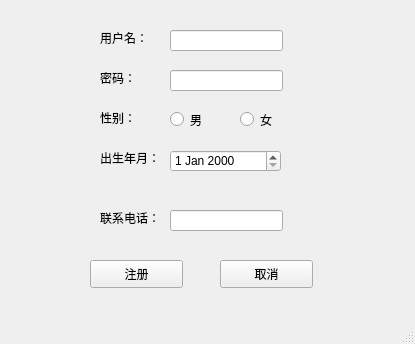
<?xml version="1.0" encoding="UTF-8"?>
<ui version="4.0">
 <class>regisist</class>
 <widget class="QMainWindow" name="regisist">
  <property name="geometry">
   <rect>
    <x>0</x>
    <y>0</y>
    <width>415</width>
    <height>344</height>
   </rect>
  </property>
  <property name="windowTitle">
   <string>注册</string>
  </property>
  <property name="styleSheet">
   <string notr="true">background-image: url(:/imglogin/background2.jpg);</string>
  </property>
  <widget class="QWidget" name="centralwidget">
   <widget class="QLabel" name="label">
    <property name="geometry">
     <rect>
      <x>100</x>
      <y>30</y>
      <width>72</width>
      <height>15</height>
     </rect>
    </property>
    <property name="text">
     <string>用户名：</string>
    </property>
   </widget>
   <widget class="QLabel" name="label_2">
    <property name="geometry">
     <rect>
      <x>100</x>
      <y>70</y>
      <width>31</width>
      <height>16</height>
     </rect>
    </property>
    <property name="text">
     <string>密码：</string>
    </property>
   </widget>
   <widget class="QLineEdit" name="lineEdit">
    <property name="geometry">
     <rect>
      <x>170</x>
      <y>30</y>
      <width>113</width>
      <height>21</height>
     </rect>
    </property>
   </widget>
   <widget class="QLineEdit" name="lineEdit_2">
    <property name="geometry">
     <rect>
      <x>170</x>
      <y>70</y>
      <width>113</width>
      <height>21</height>
     </rect>
    </property>
   </widget>
   <widget class="QDateEdit" name="dateEdit">
    <property name="geometry">
     <rect>
      <x>170</x>
      <y>150</y>
      <width>111</width>
      <height>22</height>
     </rect>
    </property>
   </widget>
   <widget class="QLabel" name="label_3">
    <property name="geometry">
     <rect>
      <x>100</x>
      <y>150</y>
      <width>61</width>
      <height>16</height>
     </rect>
    </property>
    <property name="text">
     <string>出生年月：</string>
    </property>
   </widget>
   <widget class="QLabel" name="label_4">
    <property name="geometry">
     <rect>
      <x>100</x>
      <y>110</y>
      <width>31</width>
      <height>16</height>
     </rect>
    </property>
    <property name="text">
     <string>性别：</string>
    </property>
   </widget>
   <widget class="QRadioButton" name="radioButton">
    <property name="geometry">
     <rect>
      <x>170</x>
      <y>110</y>
      <width>61</width>
      <height>19</height>
     </rect>
    </property>
    <property name="text">
     <string>男</string>
    </property>
   </widget>
   <widget class="QRadioButton" name="radioButton_2">
    <property name="geometry">
     <rect>
      <x>240</x>
      <y>110</y>
      <width>51</width>
      <height>19</height>
     </rect>
    </property>
    <property name="text">
     <string>女</string>
    </property>
   </widget>
   <widget class="QLabel" name="label_5">
    <property name="geometry">
     <rect>
      <x>100</x>
      <y>210</y>
      <width>61</width>
      <height>16</height>
     </rect>
    </property>
    <property name="text">
     <string>联系电话：</string>
    </property>
   </widget>
   <widget class="QLineEdit" name="lineEdit_3">
    <property name="geometry">
     <rect>
      <x>170</x>
      <y>210</y>
      <width>113</width>
      <height>21</height>
     </rect>
    </property>
   </widget>
   <widget class="QPushButton" name="pushButton">
    <property name="geometry">
     <rect>
      <x>90</x>
      <y>260</y>
      <width>93</width>
      <height>28</height>
     </rect>
    </property>
    <property name="text">
     <string>注册</string>
    </property>
   </widget>
   <widget class="QPushButton" name="pushButton_2">
    <property name="geometry">
     <rect>
      <x>220</x>
      <y>260</y>
      <width>93</width>
      <height>28</height>
     </rect>
    </property>
    <property name="text">
     <string>取消</string>
    </property>
   </widget>
  </widget>
  <widget class="QMenuBar" name="menubar">
   <property name="geometry">
    <rect>
     <x>0</x>
     <y>0</y>
     <width>415</width>
     <height>23</height>
    </rect>
   </property>
  </widget>
  <widget class="QStatusBar" name="statusbar"/>
 </widget>
 <resources/>
 <connections/>
</ui>
